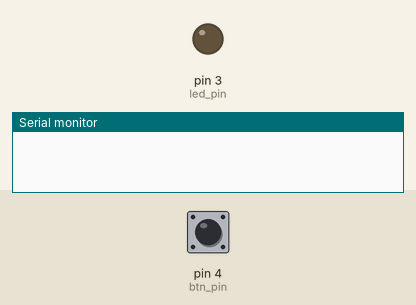
Recording of a sketch running on a simulated Arduino Uno, built with avr-gcc and run on an emulated ATmega328P. Parts: output pins drawn as LEDs (lit = HIGH), the last lines printed to the serial monitor. The inputs (shaded band) are chosen by the test bench; at power-on: pin 4 (btn_pin) HIGH.

Above: at 1.2 s.
1.3 s: pin 4 (btn_pin) pulled LOW for 0.15 s
At 4.07 s:
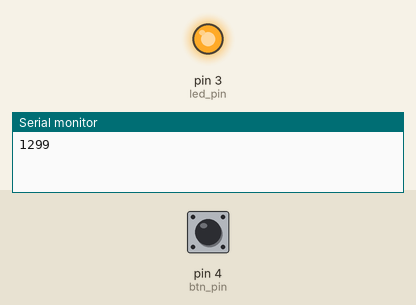
4.3 s: pin 4 (btn_pin) pulled LOW for 1 s
At 7.08 s:
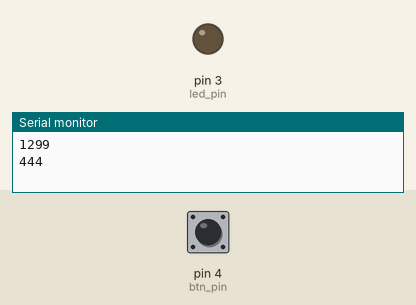
7.3 s: pin 4 (btn_pin) pulled LOW for 3.2 s
At 13.7 s:
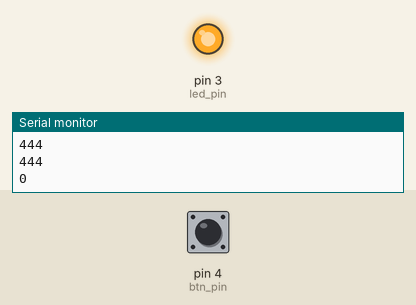
Timing chart, 0 to 15.2 s (numbered marks = the images above; inputs shaded):
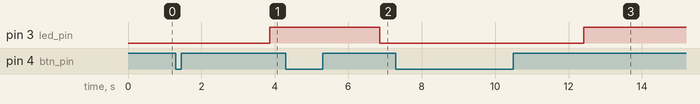

Measured:
- after the input at 1.3 s, pin 3 (led_pin): LOW → HIGH after 2.6 s
- after the input at 4.3 s, pin 3 (led_pin): HIGH → LOW after 2.6 s
- after the input at 7.3 s, pin 3 (led_pin): LOW → HIGH after 5.1 s

The sketch:

clickLed.ino
```cpp
#define btn_pin 4
#define check_time 20
#define check_time2 2000
#define led_pin 3
long preValue=0;
bool status = 0;
void setup() {
  Serial.begin(9600);
  pinMode(btn_pin, INPUT);
}

void loop() {
  //Serial.println(millis()-preValue<check_time2+millis());
  int val = digitalRead(btn_pin);
  if(val==0){


     if((millis()-preValue>check_time)&&(millis()-preValue<check_time2)){
         status = !status;
     }
     if(millis()-preValue<check_time2){
      Serial.println(millis()-preValue);
        for(int i=0;i<255;i++){
          analogWrite(led_pin,i);
        delay(5);
     }
      for(int i=255;i>0;i--){
        analogWrite(led_pin,i);
        delay(5);
      }
     }
  preValue=millis();
  }

  if (status) {
    digitalWrite(led_pin, HIGH);
  }
  else {
    digitalWrite(led_pin,LOW);
  }
  //Serial.println(status);
}
```
